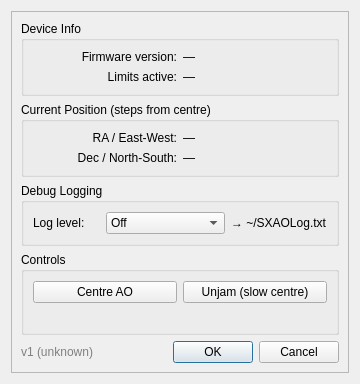
<?xml version="1.0" encoding="UTF-8"?>
<ui version="4.0">
 <class>X2SXAO</class>
 <widget class="QDialog" name="X2SXAO">
  <property name="geometry">
   <rect>
    <x>0</x>
    <y>0</y>
    <width>360</width>
    <height>320</height>
   </rect>
  </property>
  <property name="windowTitle">
   <string>Starlight Xpress AO</string>
  </property>
  <layout class="QVBoxLayout" name="verticalLayout_main">
   <item>
    <widget class="X2Form" name="X2Form">
     <property name="enabled">
      <bool>true</bool>
     </property>
     <property name="frameShape">
      <enum>QFrame::StyledPanel</enum>
     </property>
     <property name="frameShadow">
      <enum>QFrame::Raised</enum>
     </property>
     <layout class="QVBoxLayout" name="mainLayout">

      <!-- Device info group -->
      <item>
       <widget class="QGroupBox" name="groupBox_info">
        <property name="title">
         <string>Device Info</string>
        </property>
        <layout class="QGridLayout" name="infoGrid">
         <item row="0" column="0">
          <widget class="QLabel" name="label_fw_caption">
           <property name="text">
            <string>Firmware version:</string>
           </property>
           <property name="alignment">
            <set>Qt::AlignRight|Qt::AlignTrailing|Qt::AlignVCenter</set>
           </property>
          </widget>
         </item>
         <item row="0" column="1">
          <widget class="QLabel" name="label_firmware">
           <property name="text">
            <string>—</string>
           </property>
          </widget>
         </item>
         <item row="1" column="0">
          <widget class="QLabel" name="label_limits_caption">
           <property name="text">
            <string>Limits active:</string>
           </property>
           <property name="alignment">
            <set>Qt::AlignRight|Qt::AlignTrailing|Qt::AlignVCenter</set>
           </property>
          </widget>
         </item>
         <item row="1" column="1">
          <widget class="QLabel" name="label_limits">
           <property name="text">
            <string>—</string>
           </property>
          </widget>
         </item>
        </layout>
       </widget>
      </item>

      <!-- Position group -->
      <item>
       <widget class="QGroupBox" name="groupBox_pos">
        <property name="title">
         <string>Current Position (steps from centre)</string>
        </property>
        <layout class="QGridLayout" name="posGrid">
         <item row="0" column="0">
          <widget class="QLabel" name="label_ra_caption">
           <property name="text">
            <string>RA / East-West:</string>
           </property>
           <property name="alignment">
            <set>Qt::AlignRight|Qt::AlignTrailing|Qt::AlignVCenter</set>
           </property>
          </widget>
         </item>
         <item row="0" column="1">
          <widget class="QLabel" name="label_ra_pos">
           <property name="text">
            <string>—</string>
           </property>
          </widget>
         </item>
         <item row="1" column="0">
          <widget class="QLabel" name="label_dec_caption">
           <property name="text">
            <string>Dec / North-South:</string>
           </property>
           <property name="alignment">
            <set>Qt::AlignRight|Qt::AlignTrailing|Qt::AlignVCenter</set>
           </property>
          </widget>
         </item>
         <item row="1" column="1">
          <widget class="QLabel" name="label_dec_pos">
           <property name="text">
            <string>—</string>
           </property>
          </widget>
         </item>
        </layout>
       </widget>
      </item>

      <!-- Debug logging group -->
      <item>
       <widget class="QGroupBox" name="groupBox_debug">
        <property name="title">
         <string>Debug Logging</string>
        </property>
        <layout class="QHBoxLayout" name="debugLayout">
         <item>
          <widget class="QLabel" name="label_debug_caption">
           <property name="text">
            <string>Log level:</string>
           </property>
          </widget>
         </item>
         <item>
          <widget class="QComboBox" name="comboBox_debug">
           <item>
            <property name="text">
             <string>Off</string>
            </property>
           </item>
           <item>
            <property name="text">
             <string>Errors only</string>
            </property>
           </item>
           <item>
            <property name="text">
             <string>Full trace</string>
            </property>
           </item>
           <item>
            <property name="text">
             <string>Raw serial (hex)</string>
            </property>
           </item>
          </widget>
         </item>
         <item>
          <widget class="QLabel" name="label_debug_path">
           <property name="text">
            <string>→ ~/SXAOLog.txt</string>
           </property>
          </widget>
         </item>
        </layout>
       </widget>
      </item>

      <!-- Controls group -->
      <item>
       <widget class="QGroupBox" name="groupBox_ctrl">
        <property name="title">
         <string>Controls</string>
        </property>
        <layout class="QGridLayout" name="ctrlGrid">
         <item row="0" column="0">
          <widget class="QPushButton" name="pushButton_centre">
           <property name="text">
            <string>Centre AO</string>
           </property>
          </widget>
         </item>
         <item row="0" column="1">
          <widget class="QPushButton" name="pushButton_unjam">
           <property name="text">
            <string>Unjam (slow centre)</string>
           </property>
          </widget>
         </item>
         <item row="1" column="0" colspan="2">
          <widget class="QLabel" name="label_status">
           <property name="text">
            <string/>
           </property>
           <property name="alignment">
            <set>Qt::AlignCenter</set>
           </property>
          </widget>
         </item>
        </layout>
       </widget>
      </item>

      <item>
       <spacer name="verticalSpacer">
        <property name="orientation">
         <enum>Qt::Vertical</enum>
        </property>
        <property name="sizeHint" stdset="0">
         <size>
          <width>20</width>
          <height>20</height>
         </size>
        </property>
       </spacer>
      </item>

      <!-- OK / Cancel -->
      <item>
       <layout class="QHBoxLayout" name="buttonLayout">
        <item>
         <widget class="QLabel" name="label_version">
          <property name="text">
           <string>v1 (unknown)</string>
          </property>
          <property name="styleSheet">
           <string>color: gray;</string>
          </property>
         </widget>
        </item>
        <item>
         <spacer name="horizontalSpacer">
          <property name="orientation">
           <enum>Qt::Horizontal</enum>
          </property>
          <property name="sizeHint" stdset="0">
           <size>
            <width>40</width>
            <height>20</height>
           </size>
          </property>
         </spacer>
        </item>
        <item>
         <widget class="QPushButton" name="pushButtonOK">
          <property name="text">
           <string>OK</string>
          </property>
          <property name="default">
           <bool>true</bool>
          </property>
         </widget>
        </item>
        <item>
         <widget class="QPushButton" name="pushButtonCancel">
          <property name="text">
           <string>Cancel</string>
          </property>
         </widget>
        </item>
       </layout>
      </item>

     </layout>
    </widget>
   </item>
  </layout>
 </widget>
 <customwidgets>
  <customwidget>
   <class>X2Form</class>
   <extends>QFrame</extends>
   <header>x2form.h</header>
   <container>1</container>
  </customwidget>
 </customwidgets>
 <resources/>
 <connections/>
</ui>
